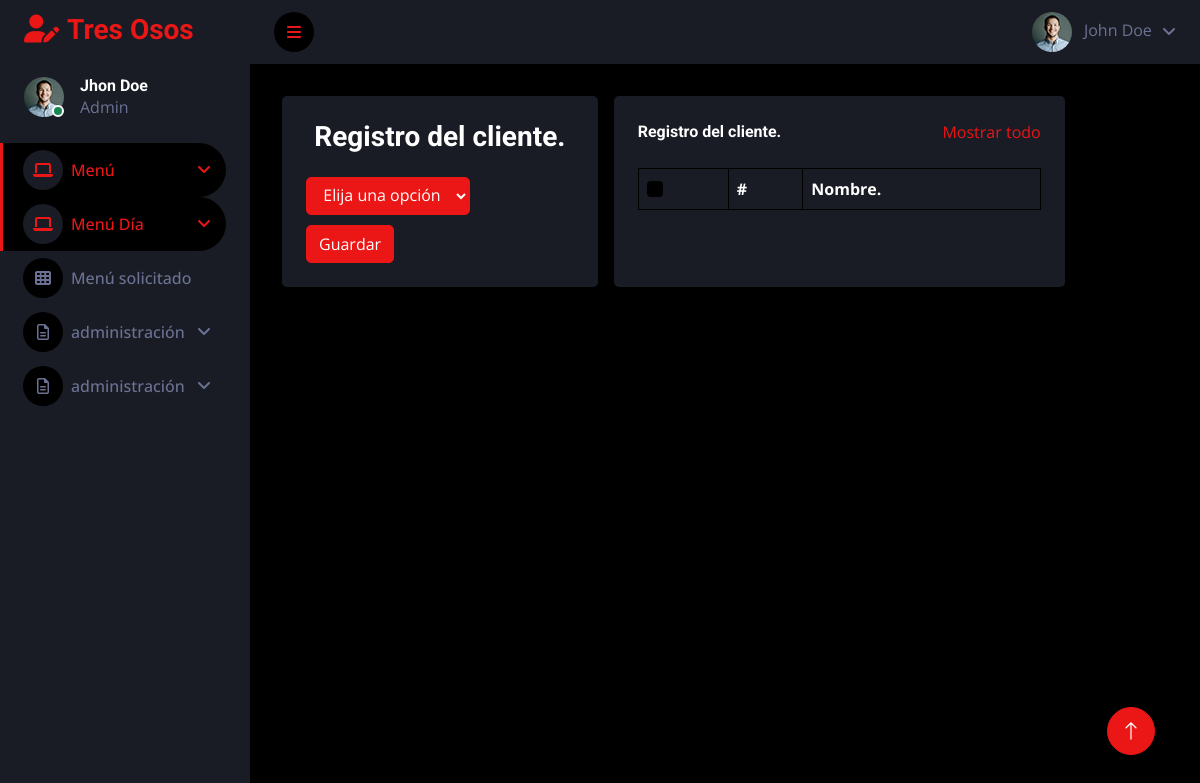
Before: /clientes with the older database file.
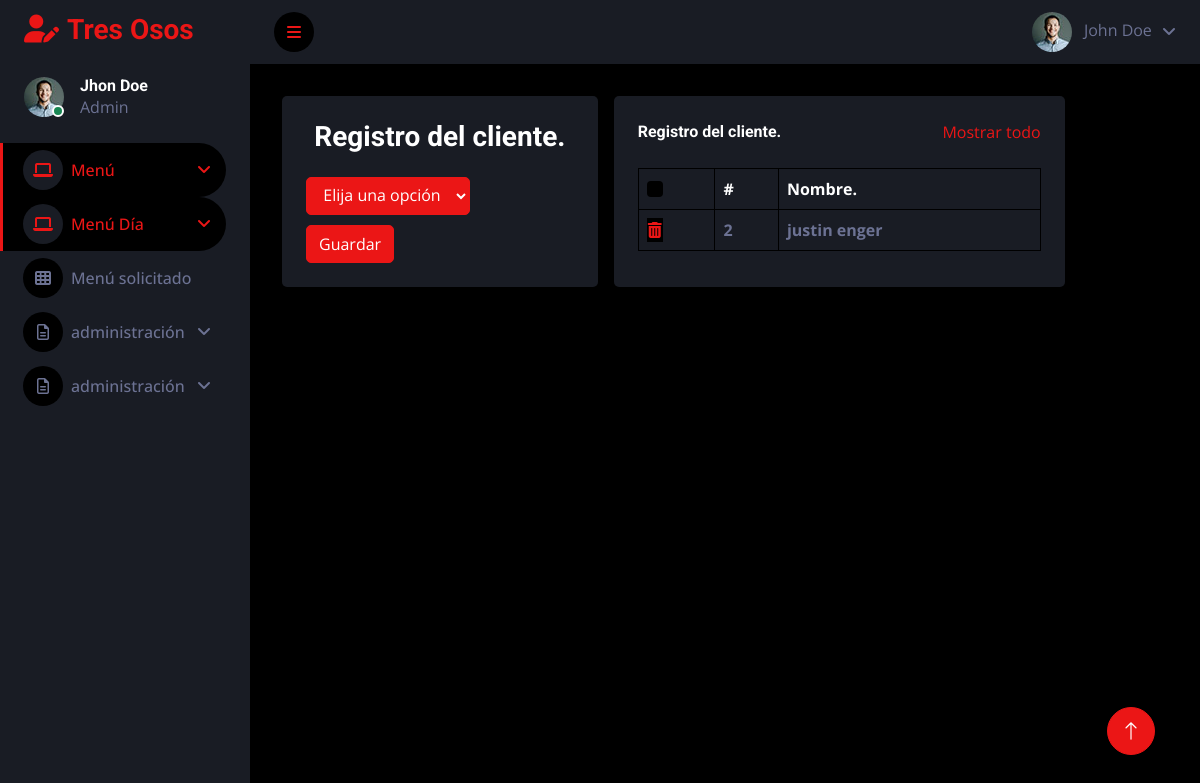
After: the same page with the newer database file.
### tables this page shows
CREATE TABLE clientes
(
id INTEGER NOT NULL,
id_pers INTEGER NOT NULL,
PRIMARY KEY (id),
FOREIGN KEY (id_pers) REFERENCES persona(id)
);

CREATE TABLE persona
(
id INTEGER  NOT NULL,
Nombre_pers TEXT NOT NULL,
Ape_pers TEXT NOT NULL,
Dic_pers TEXT NOT NULL,
Tel_pers TEXT NOT NULL,
Cor_pers TEXT NOT NULL,
PRIMARY KEY (id)
);

### app.py (the view)
@app.route("/clientes", methods=["GET", "POST"])
def cliente():
    if request.method == "POST":
        registro = request.form.get("id_pers")
        db.execute("INSERT INTO clientes (id_pers) values(:registro)", registro=registro )
        return redirect("/clientes")
    else:
        vista = db.execute("SELECT *FROM persona INNER JOIN clientes ON clientes.id_pers=persona.id")
        print(vista)
        clientes = db.execute("SELECT *FROM persona")
        return render_template("clientes.html", clientes=clientes, vista=vista)

### templates/clientes.html (shortened to what this page needs)
{% extends 'layout.html' %}
{% block contenido %}
<div class="container-fluid">
	<div class="row">
		<div class="col-md-6 col-md-6 bg-secondary rounded p-4" style="width: 35%;margin: 8px;">
			<h3 class="text-center">
			     Registro del cliente.
			</h3>
			<form role="form" method="POST" action="/clientes">
                <div class="row1">
					<div class="col-md-12">
						<select name="id_pers" class="btn btn-primary" style="margin-top: 15px;">
							<option selected>Elija una opción</option>
						</select>
					</div>
				</div>
				<button type="submit" class="btn btn-primary" style="margin-top: 10px;">
					Guardar
				</button>
			</form>
		</div>
		<div class="bg-secondary text-center rounded p-4" style="width: 50%; margin: 8px;">
        <div class="d-flex align-items-center justify-content-between mb-4">
            <h6 class="mb-0"><font style="vertical-align: inherit;"><font style="vertical-align: inherit;">Registro del cliente. </font></font></h6>
            <a href=""><font style="vertical-align: inherit;"><font style="vertical-align: inherit;">Mostrar todo</font></font></a>
        </div>
        <div class="table-responsive">
            <table class="table text-start align-middle table-bordered table-hover mb-0">
                <thead>
                    <tr class="text-white">
                        <th scope="col"><input class="form-check-input" type="checkbox"></th>
                        <th scope="col"><font style="vertical-align: inherit;"><font style="vertical-align: inherit;">#</font></font></th>
                        <th scope="col"><font style="vertical-align: inherit;"><font style="vertical-align: inherit;">Nombre.</font></font></th>
                    </tr>
                </thead>
                <tbody>
					{% for vista in vista %}
						<tr>
						  <th><a class="form-check-input" type="submit" href="/persona_eliminar/{{ vista.id }}"><i class="fa-solid fa-trash-can"></i></a></th>
						  <th>{{vista.id_pers}}</th>
						  <th>{{vista.Nombre_pers}}</th>
						</tr>
					{% endfor %}
                </tbody>
            </table>
        </div>
    </div>
	</div>
</div>
{% endblock %}

Changed rows visible on the page:
added clientes: id_pers "2", Nombre_pers "justin enger"
